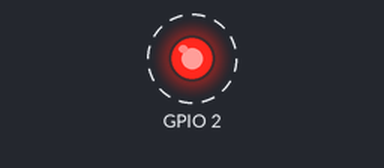
Simulated run of this sketch. Board: ESP32. On the bench: output pins drawn as LEDs (lit = HIGH). Dashed ring = blinking. What the sketch prints to the serial monitor is not drawn.

Above: at 0.5 s.
Timing chart, 0 to 4.6 s (numbered marks = the images above):
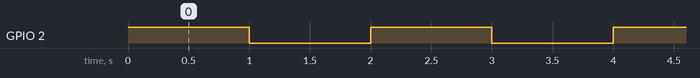

Measured:
- by itself, GPIO 2: alternates HIGH for 1.0 s and LOW for 1.0 s

The sketch:

sketch.ino
```cpp
void setup() {
  pinMode(2, OUTPUT);
  Serial.begin(9600);

}

void loop() {
  digitalWrite(2, HIGH);
  Serial.println("LED ON");
  delay(1000);
  digitalWrite(2, LOW);
  Serial.println(" LED OFF");
  delay(1000);

}
```
